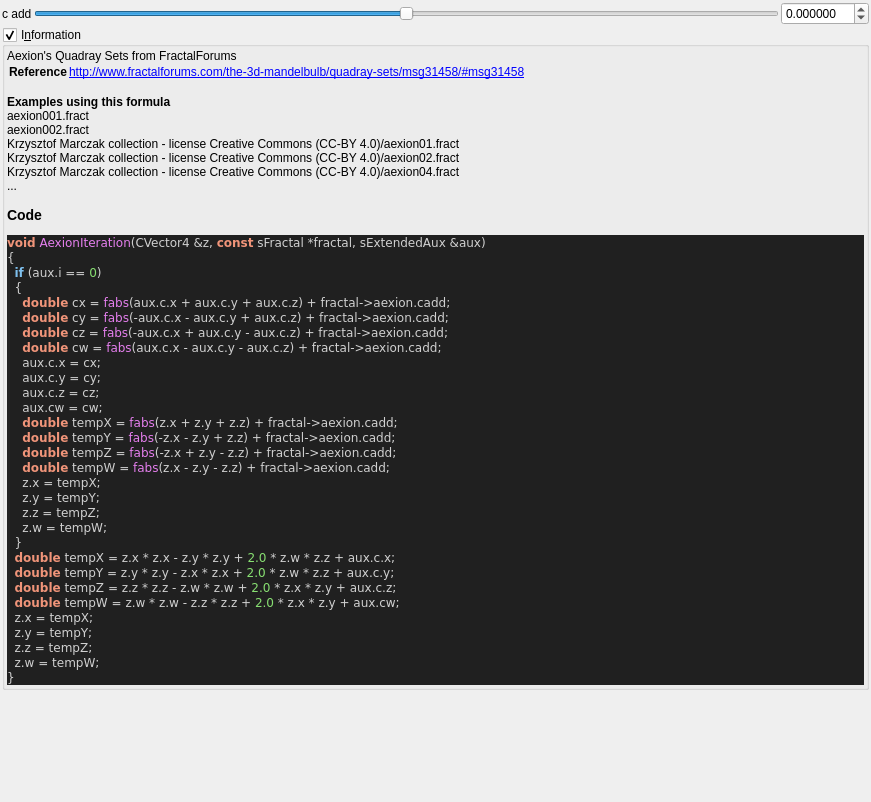
<?xml version="1.0" encoding="UTF-8"?>
<ui version="4.0">
 <class>aexion</class>
 <widget class="QWidget" name="Form">
  <property name="geometry">
   <rect>
    <x>0</x>
    <y>0</y>
    <width>871</width>
    <height>802</height>
   </rect>
  </property>
  <property name="windowTitle">
   <string notr="true">aexion</string>
  </property>
  <layout class="QVBoxLayout" name="verticalLayout">
   <property name="spacing">
    <number>2</number>
   </property>
   <property name="leftMargin">
    <number>2</number>
   </property>
   <property name="topMargin">
    <number>2</number>
   </property>
   <property name="rightMargin">
    <number>2</number>
   </property>
   <property name="bottomMargin">
    <number>2</number>
   </property>
   <item>
    <layout class="QGridLayout" name="gridLayout">
     <property name="spacing">
      <number>2</number>
     </property>
     <item row="0" column="2">
      <widget class="MyDoubleSpinBox" name="spinbox_cadd">
       <property name="sizePolicy">
        <sizepolicy hsizetype="Minimum" vsizetype="Maximum">
         <horstretch>0</horstretch>
         <verstretch>0</verstretch>
        </sizepolicy>
       </property>
       <property name="prefix">
        <string/>
       </property>
       <property name="suffix">
        <string/>
       </property>
       <property name="decimals">
        <number>6</number>
       </property>
       <property name="minimum">
        <double>-99.998999999999995</double>
       </property>
       <property name="maximum">
        <double>99.998999999999995</double>
       </property>
       <property name="singleStep">
        <double>0.100000000000000</double>
       </property>
      </widget>
     </item>
     <item row="0" column="1">
      <widget class="QSlider" name="slider_cadd">
       <property name="sizePolicy">
        <sizepolicy hsizetype="Expanding" vsizetype="Maximum">
         <horstretch>0</horstretch>
         <verstretch>0</verstretch>
        </sizepolicy>
       </property>
       <property name="minimum">
        <number>-5000000</number>
       </property>
       <property name="maximum">
        <number>5000000</number>
       </property>
       <property name="singleStep">
        <number>1</number>
       </property>
       <property name="orientation">
        <enum>Qt::Horizontal</enum>
       </property>
      </widget>
     </item>
     <item row="0" column="0">
      <widget class="QLabel" name="label_7">
       <property name="text">
        <string>c add</string>
       </property>
      </widget>
     </item>
    </layout>
   </item>
   <item>
    <widget class="MyGroupBox" name="groupCheck_info">
     <property name="title">
      <string>I&amp;nformation</string>
     </property>
     <property name="flat">
      <bool>false</bool>
     </property>
     <property name="checkable">
      <bool>true</bool>
     </property>
     <layout class="QVBoxLayout" name="verticalLayout_2">
      <property name="spacing">
       <number>2</number>
      </property>
      <property name="leftMargin">
       <number>2</number>
      </property>
      <property name="topMargin">
       <number>2</number>
      </property>
      <property name="rightMargin">
       <number>2</number>
      </property>
      <property name="bottomMargin">
       <number>2</number>
      </property>
      <item>
       <widget class="QLabel" name="label_code_content">
        <property name="text">
         <string notr="true">&lt;p&gt;Aexion's Quadray Sets from FractalForums&lt;/p&gt;&lt;table&gt;
&lt;tr&gt;&lt;th&gt;Reference&lt;/th&gt;&lt;td&gt;&lt;a href=&quot;http://www.fractalforums.com/the-3d-mandelbulb/quadray-sets/msg31458/#msg31458&quot;&gt;http://www.fractalforums.com/the-3d-mandelbulb/quadray-sets/msg31458/#msg31458&lt;br&gt;
&lt;/td&gt;&lt;/tr&gt;
&lt;/table&gt;
&lt;br&gt;&lt;b&gt;Examples using this formula&lt;/b&gt;&lt;br&gt;aexion001.fract&lt;br&gt;aexion002.fract&lt;br&gt;Krzysztof Marczak collection - license Creative Commons (CC-BY 4.0)/aexion01.fract&lt;br&gt;Krzysztof Marczak collection - license Creative Commons (CC-BY 4.0)/aexion02.fract&lt;br&gt;Krzysztof Marczak collection - license Creative Commons (CC-BY 4.0)/aexion04.fract&lt;br&gt;...&lt;h3&gt;Code&lt;/h3&gt;
&lt;body style=&quot;background-color:#202020&quot;&gt;
&lt;pre style=&quot;color:#d0d0d0; background-color:#202020;  font-family:'Courier New',monospace;&quot;&gt;&lt;span style=&quot;color:#f09479; font-weight:bold&quot;&gt;void&lt;/span&gt; &lt;span style=&quot;color:#e47eed&quot;&gt;AexionIteration&lt;/span&gt;&lt;span style=&quot;color:#d0d0d0&quot;&gt;(&lt;/span&gt;CVector4 &lt;span style=&quot;color:#d0d0d0&quot;&gt;&amp;amp;&lt;/span&gt;z&lt;span style=&quot;color:#d0d0d0&quot;&gt;,&lt;/span&gt; &lt;span style=&quot;color:#f09479; font-weight:bold&quot;&gt;const&lt;/span&gt; sFractal &lt;span style=&quot;color:#d0d0d0&quot;&gt;*&lt;/span&gt;fractal&lt;span style=&quot;color:#d0d0d0&quot;&gt;,&lt;/span&gt; sExtendedAux &lt;span style=&quot;color:#d0d0d0&quot;&gt;&amp;amp;&lt;/span&gt;aux&lt;span style=&quot;color:#d0d0d0&quot;&gt;)&lt;/span&gt;
&lt;span style=&quot;color:#d0d0d0&quot;&gt;{&lt;/span&gt;
  &lt;span style=&quot;color:#7ec0ee; font-weight:bold&quot;&gt;if&lt;/span&gt; &lt;span style=&quot;color:#d0d0d0&quot;&gt;(&lt;/span&gt;aux&lt;span style=&quot;color:#d0d0d0&quot;&gt;.&lt;/span&gt;i &lt;span style=&quot;color:#d0d0d0&quot;&gt;==&lt;/span&gt; &lt;span style=&quot;color:#87df71&quot;&gt;0&lt;/span&gt;&lt;span style=&quot;color:#d0d0d0&quot;&gt;)&lt;/span&gt;
  &lt;span style=&quot;color:#d0d0d0&quot;&gt;{&lt;/span&gt;
    &lt;span style=&quot;color:#f09479; font-weight:bold&quot;&gt;double&lt;/span&gt; cx &lt;span style=&quot;color:#d0d0d0&quot;&gt;=&lt;/span&gt; &lt;span style=&quot;color:#e47eed&quot;&gt;fabs&lt;/span&gt;&lt;span style=&quot;color:#d0d0d0&quot;&gt;(&lt;/span&gt;aux&lt;span style=&quot;color:#d0d0d0&quot;&gt;.&lt;/span&gt;c&lt;span style=&quot;color:#d0d0d0&quot;&gt;.&lt;/span&gt;x &lt;span style=&quot;color:#d0d0d0&quot;&gt;+&lt;/span&gt; aux&lt;span style=&quot;color:#d0d0d0&quot;&gt;.&lt;/span&gt;c&lt;span style=&quot;color:#d0d0d0&quot;&gt;.&lt;/span&gt;y &lt;span style=&quot;color:#d0d0d0&quot;&gt;+&lt;/span&gt; aux&lt;span style=&quot;color:#d0d0d0&quot;&gt;.&lt;/span&gt;c&lt;span style=&quot;color:#d0d0d0&quot;&gt;.&lt;/span&gt;z&lt;span style=&quot;color:#d0d0d0&quot;&gt;) +&lt;/span&gt; fractal&lt;span style=&quot;color:#d0d0d0&quot;&gt;-&amp;gt;&lt;/span&gt;aexion&lt;span style=&quot;color:#d0d0d0&quot;&gt;.&lt;/span&gt;cadd&lt;span style=&quot;color:#d0d0d0&quot;&gt;;&lt;/span&gt;
    &lt;span style=&quot;color:#f09479; font-weight:bold&quot;&gt;double&lt;/span&gt; cy &lt;span style=&quot;color:#d0d0d0&quot;&gt;=&lt;/span&gt; &lt;span style=&quot;color:#e47eed&quot;&gt;fabs&lt;/span&gt;&lt;span style=&quot;color:#d0d0d0&quot;&gt;(-&lt;/span&gt;aux&lt;span style=&quot;color:#d0d0d0&quot;&gt;.&lt;/span&gt;c&lt;span style=&quot;color:#d0d0d0&quot;&gt;.&lt;/span&gt;x &lt;span style=&quot;color:#d0d0d0&quot;&gt;-&lt;/span&gt; aux&lt;span style=&quot;color:#d0d0d0&quot;&gt;.&lt;/span&gt;c&lt;span style=&quot;color:#d0d0d0&quot;&gt;.&lt;/span&gt;y &lt;span style=&quot;color:#d0d0d0&quot;&gt;+&lt;/span&gt; aux&lt;span style=&quot;color:#d0d0d0&quot;&gt;.&lt;/span&gt;c&lt;span style=&quot;color:#d0d0d0&quot;&gt;.&lt;/span&gt;z&lt;span style=&quot;color:#d0d0d0&quot;&gt;) +&lt;/span&gt; fractal&lt;span style=&quot;color:#d0d0d0&quot;&gt;-&amp;gt;&lt;/span&gt;aexion&lt;span style=&quot;color:#d0d0d0&quot;&gt;.&lt;/span&gt;cadd&lt;span style=&quot;color:#d0d0d0&quot;&gt;;&lt;/span&gt;
    &lt;span style=&quot;color:#f09479; font-weight:bold&quot;&gt;double&lt;/span&gt; cz &lt;span style=&quot;color:#d0d0d0&quot;&gt;=&lt;/span&gt; &lt;span style=&quot;color:#e47eed&quot;&gt;fabs&lt;/span&gt;&lt;span style=&quot;color:#d0d0d0&quot;&gt;(-&lt;/span&gt;aux&lt;span style=&quot;color:#d0d0d0&quot;&gt;.&lt;/span&gt;c&lt;span style=&quot;color:#d0d0d0&quot;&gt;.&lt;/span&gt;x &lt;span style=&quot;color:#d0d0d0&quot;&gt;+&lt;/span&gt; aux&lt;span style=&quot;color:#d0d0d0&quot;&gt;.&lt;/span&gt;c&lt;span style=&quot;color:#d0d0d0&quot;&gt;.&lt;/span&gt;y &lt;span style=&quot;color:#d0d0d0&quot;&gt;-&lt;/span&gt; aux&lt;span style=&quot;color:#d0d0d0&quot;&gt;.&lt;/span&gt;c&lt;span style=&quot;color:#d0d0d0&quot;&gt;.&lt;/span&gt;z&lt;span style=&quot;color:#d0d0d0&quot;&gt;) +&lt;/span&gt; fractal&lt;span style=&quot;color:#d0d0d0&quot;&gt;-&amp;gt;&lt;/span&gt;aexion&lt;span style=&quot;color:#d0d0d0&quot;&gt;.&lt;/span&gt;cadd&lt;span style=&quot;color:#d0d0d0&quot;&gt;;&lt;/span&gt;
    &lt;span style=&quot;color:#f09479; font-weight:bold&quot;&gt;double&lt;/span&gt; cw &lt;span style=&quot;color:#d0d0d0&quot;&gt;=&lt;/span&gt; &lt;span style=&quot;color:#e47eed&quot;&gt;fabs&lt;/span&gt;&lt;span style=&quot;color:#d0d0d0&quot;&gt;(&lt;/span&gt;aux&lt;span style=&quot;color:#d0d0d0&quot;&gt;.&lt;/span&gt;c&lt;span style=&quot;color:#d0d0d0&quot;&gt;.&lt;/span&gt;x &lt;span style=&quot;color:#d0d0d0&quot;&gt;-&lt;/span&gt; aux&lt;span style=&quot;color:#d0d0d0&quot;&gt;.&lt;/span&gt;c&lt;span style=&quot;color:#d0d0d0&quot;&gt;.&lt;/span&gt;y &lt;span style=&quot;color:#d0d0d0&quot;&gt;-&lt;/span&gt; aux&lt;span style=&quot;color:#d0d0d0&quot;&gt;.&lt;/span&gt;c&lt;span style=&quot;color:#d0d0d0&quot;&gt;.&lt;/span&gt;z&lt;span style=&quot;color:#d0d0d0&quot;&gt;) +&lt;/span&gt; fractal&lt;span style=&quot;color:#d0d0d0&quot;&gt;-&amp;gt;&lt;/span&gt;aexion&lt;span style=&quot;color:#d0d0d0&quot;&gt;.&lt;/span&gt;cadd&lt;span style=&quot;color:#d0d0d0&quot;&gt;;&lt;/span&gt;
    aux&lt;span style=&quot;color:#d0d0d0&quot;&gt;.&lt;/span&gt;c&lt;span style=&quot;color:#d0d0d0&quot;&gt;.&lt;/span&gt;x &lt;span style=&quot;color:#d0d0d0&quot;&gt;=&lt;/span&gt; cx&lt;span style=&quot;color:#d0d0d0&quot;&gt;;&lt;/span&gt;
    aux&lt;span style=&quot;color:#d0d0d0&quot;&gt;.&lt;/span&gt;c&lt;span style=&quot;color:#d0d0d0&quot;&gt;.&lt;/span&gt;y &lt;span style=&quot;color:#d0d0d0&quot;&gt;=&lt;/span&gt; cy&lt;span style=&quot;color:#d0d0d0&quot;&gt;;&lt;/span&gt;
    aux&lt;span style=&quot;color:#d0d0d0&quot;&gt;.&lt;/span&gt;c&lt;span style=&quot;color:#d0d0d0&quot;&gt;.&lt;/span&gt;z &lt;span style=&quot;color:#d0d0d0&quot;&gt;=&lt;/span&gt; cz&lt;span style=&quot;color:#d0d0d0&quot;&gt;;&lt;/span&gt;
    aux&lt;span style=&quot;color:#d0d0d0&quot;&gt;.&lt;/span&gt;cw &lt;span style=&quot;color:#d0d0d0&quot;&gt;=&lt;/span&gt; cw&lt;span style=&quot;color:#d0d0d0&quot;&gt;;&lt;/span&gt;
    &lt;span style=&quot;color:#f09479; font-weight:bold&quot;&gt;double&lt;/span&gt; tempX &lt;span style=&quot;color:#d0d0d0&quot;&gt;=&lt;/span&gt; &lt;span style=&quot;color:#e47eed&quot;&gt;fabs&lt;/span&gt;&lt;span style=&quot;color:#d0d0d0&quot;&gt;(&lt;/span&gt;z&lt;span style=&quot;color:#d0d0d0&quot;&gt;.&lt;/span&gt;x &lt;span style=&quot;color:#d0d0d0&quot;&gt;+&lt;/span&gt; z&lt;span style=&quot;color:#d0d0d0&quot;&gt;.&lt;/span&gt;y &lt;span style=&quot;color:#d0d0d0&quot;&gt;+&lt;/span&gt; z&lt;span style=&quot;color:#d0d0d0&quot;&gt;.&lt;/span&gt;z&lt;span style=&quot;color:#d0d0d0&quot;&gt;) +&lt;/span&gt; fractal&lt;span style=&quot;color:#d0d0d0&quot;&gt;-&amp;gt;&lt;/span&gt;aexion&lt;span style=&quot;color:#d0d0d0&quot;&gt;.&lt;/span&gt;cadd&lt;span style=&quot;color:#d0d0d0&quot;&gt;;&lt;/span&gt;
    &lt;span style=&quot;color:#f09479; font-weight:bold&quot;&gt;double&lt;/span&gt; tempY &lt;span style=&quot;color:#d0d0d0&quot;&gt;=&lt;/span&gt; &lt;span style=&quot;color:#e47eed&quot;&gt;fabs&lt;/span&gt;&lt;span style=&quot;color:#d0d0d0&quot;&gt;(-&lt;/span&gt;z&lt;span style=&quot;color:#d0d0d0&quot;&gt;.&lt;/span&gt;x &lt;span style=&quot;color:#d0d0d0&quot;&gt;-&lt;/span&gt; z&lt;span style=&quot;color:#d0d0d0&quot;&gt;.&lt;/span&gt;y &lt;span style=&quot;color:#d0d0d0&quot;&gt;+&lt;/span&gt; z&lt;span style=&quot;color:#d0d0d0&quot;&gt;.&lt;/span&gt;z&lt;span style=&quot;color:#d0d0d0&quot;&gt;) +&lt;/span&gt; fractal&lt;span style=&quot;color:#d0d0d0&quot;&gt;-&amp;gt;&lt;/span&gt;aexion&lt;span style=&quot;color:#d0d0d0&quot;&gt;.&lt;/span&gt;cadd&lt;span style=&quot;color:#d0d0d0&quot;&gt;;&lt;/span&gt;
    &lt;span style=&quot;color:#f09479; font-weight:bold&quot;&gt;double&lt;/span&gt; tempZ &lt;span style=&quot;color:#d0d0d0&quot;&gt;=&lt;/span&gt; &lt;span style=&quot;color:#e47eed&quot;&gt;fabs&lt;/span&gt;&lt;span style=&quot;color:#d0d0d0&quot;&gt;(-&lt;/span&gt;z&lt;span style=&quot;color:#d0d0d0&quot;&gt;.&lt;/span&gt;x &lt;span style=&quot;color:#d0d0d0&quot;&gt;+&lt;/span&gt; z&lt;span style=&quot;color:#d0d0d0&quot;&gt;.&lt;/span&gt;y &lt;span style=&quot;color:#d0d0d0&quot;&gt;-&lt;/span&gt; z&lt;span style=&quot;color:#d0d0d0&quot;&gt;.&lt;/span&gt;z&lt;span style=&quot;color:#d0d0d0&quot;&gt;) +&lt;/span&gt; fractal&lt;span style=&quot;color:#d0d0d0&quot;&gt;-&amp;gt;&lt;/span&gt;aexion&lt;span style=&quot;color:#d0d0d0&quot;&gt;.&lt;/span&gt;cadd&lt;span style=&quot;color:#d0d0d0&quot;&gt;;&lt;/span&gt;
    &lt;span style=&quot;color:#f09479; font-weight:bold&quot;&gt;double&lt;/span&gt; tempW &lt;span style=&quot;color:#d0d0d0&quot;&gt;=&lt;/span&gt; &lt;span style=&quot;color:#e47eed&quot;&gt;fabs&lt;/span&gt;&lt;span style=&quot;color:#d0d0d0&quot;&gt;(&lt;/span&gt;z&lt;span style=&quot;color:#d0d0d0&quot;&gt;.&lt;/span&gt;x &lt;span style=&quot;color:#d0d0d0&quot;&gt;-&lt;/span&gt; z&lt;span style=&quot;color:#d0d0d0&quot;&gt;.&lt;/span&gt;y &lt;span style=&quot;color:#d0d0d0&quot;&gt;-&lt;/span&gt; z&lt;span style=&quot;color:#d0d0d0&quot;&gt;.&lt;/span&gt;z&lt;span style=&quot;color:#d0d0d0&quot;&gt;) +&lt;/span&gt; fractal&lt;span style=&quot;color:#d0d0d0&quot;&gt;-&amp;gt;&lt;/span&gt;aexion&lt;span style=&quot;color:#d0d0d0&quot;&gt;.&lt;/span&gt;cadd&lt;span style=&quot;color:#d0d0d0&quot;&gt;;&lt;/span&gt;
    z&lt;span style=&quot;color:#d0d0d0&quot;&gt;.&lt;/span&gt;x &lt;span style=&quot;color:#d0d0d0&quot;&gt;=&lt;/span&gt; tempX&lt;span style=&quot;color:#d0d0d0&quot;&gt;;&lt;/span&gt;
    z&lt;span style=&quot;color:#d0d0d0&quot;&gt;.&lt;/span&gt;y &lt;span style=&quot;color:#d0d0d0&quot;&gt;=&lt;/span&gt; tempY&lt;span style=&quot;color:#d0d0d0&quot;&gt;;&lt;/span&gt;
    z&lt;span style=&quot;color:#d0d0d0&quot;&gt;.&lt;/span&gt;z &lt;span style=&quot;color:#d0d0d0&quot;&gt;=&lt;/span&gt; tempZ&lt;span style=&quot;color:#d0d0d0&quot;&gt;;&lt;/span&gt;
    z&lt;span style=&quot;color:#d0d0d0&quot;&gt;.&lt;/span&gt;w &lt;span style=&quot;color:#d0d0d0&quot;&gt;=&lt;/span&gt; tempW&lt;span style=&quot;color:#d0d0d0&quot;&gt;;&lt;/span&gt;
  &lt;span style=&quot;color:#d0d0d0&quot;&gt;}&lt;/span&gt;
  &lt;span style=&quot;color:#f09479; font-weight:bold&quot;&gt;double&lt;/span&gt; tempX &lt;span style=&quot;color:#d0d0d0&quot;&gt;=&lt;/span&gt; z&lt;span style=&quot;color:#d0d0d0&quot;&gt;.&lt;/span&gt;x &lt;span style=&quot;color:#d0d0d0&quot;&gt;*&lt;/span&gt; z&lt;span style=&quot;color:#d0d0d0&quot;&gt;.&lt;/span&gt;x &lt;span style=&quot;color:#d0d0d0&quot;&gt;-&lt;/span&gt; z&lt;span style=&quot;color:#d0d0d0&quot;&gt;.&lt;/span&gt;y &lt;span style=&quot;color:#d0d0d0&quot;&gt;*&lt;/span&gt; z&lt;span style=&quot;color:#d0d0d0&quot;&gt;.&lt;/span&gt;y &lt;span style=&quot;color:#d0d0d0&quot;&gt;+&lt;/span&gt; &lt;span style=&quot;color:#87df71&quot;&gt;2.0&lt;/span&gt; &lt;span style=&quot;color:#d0d0d0&quot;&gt;*&lt;/span&gt; z&lt;span style=&quot;color:#d0d0d0&quot;&gt;.&lt;/span&gt;w &lt;span style=&quot;color:#d0d0d0&quot;&gt;*&lt;/span&gt; z&lt;span style=&quot;color:#d0d0d0&quot;&gt;.&lt;/span&gt;z &lt;span style=&quot;color:#d0d0d0&quot;&gt;+&lt;/span&gt; aux&lt;span style=&quot;color:#d0d0d0&quot;&gt;.&lt;/span&gt;c&lt;span style=&quot;color:#d0d0d0&quot;&gt;.&lt;/span&gt;x&lt;span style=&quot;color:#d0d0d0&quot;&gt;;&lt;/span&gt;
  &lt;span style=&quot;color:#f09479; font-weight:bold&quot;&gt;double&lt;/span&gt; tempY &lt;span style=&quot;color:#d0d0d0&quot;&gt;=&lt;/span&gt; z&lt;span style=&quot;color:#d0d0d0&quot;&gt;.&lt;/span&gt;y &lt;span style=&quot;color:#d0d0d0&quot;&gt;*&lt;/span&gt; z&lt;span style=&quot;color:#d0d0d0&quot;&gt;.&lt;/span&gt;y &lt;span style=&quot;color:#d0d0d0&quot;&gt;-&lt;/span&gt; z&lt;span style=&quot;color:#d0d0d0&quot;&gt;.&lt;/span&gt;x &lt;span style=&quot;color:#d0d0d0&quot;&gt;*&lt;/span&gt; z&lt;span style=&quot;color:#d0d0d0&quot;&gt;.&lt;/span&gt;x &lt;span style=&quot;color:#d0d0d0&quot;&gt;+&lt;/span&gt; &lt;span style=&quot;color:#87df71&quot;&gt;2.0&lt;/span&gt; &lt;span style=&quot;color:#d0d0d0&quot;&gt;*&lt;/span&gt; z&lt;span style=&quot;color:#d0d0d0&quot;&gt;.&lt;/span&gt;w &lt;span style=&quot;color:#d0d0d0&quot;&gt;*&lt;/span&gt; z&lt;span style=&quot;color:#d0d0d0&quot;&gt;.&lt;/span&gt;z &lt;span style=&quot;color:#d0d0d0&quot;&gt;+&lt;/span&gt; aux&lt;span style=&quot;color:#d0d0d0&quot;&gt;.&lt;/span&gt;c&lt;span style=&quot;color:#d0d0d0&quot;&gt;.&lt;/span&gt;y&lt;span style=&quot;color:#d0d0d0&quot;&gt;;&lt;/span&gt;
  &lt;span style=&quot;color:#f09479; font-weight:bold&quot;&gt;double&lt;/span&gt; tempZ &lt;span style=&quot;color:#d0d0d0&quot;&gt;=&lt;/span&gt; z&lt;span style=&quot;color:#d0d0d0&quot;&gt;.&lt;/span&gt;z &lt;span style=&quot;color:#d0d0d0&quot;&gt;*&lt;/span&gt; z&lt;span style=&quot;color:#d0d0d0&quot;&gt;.&lt;/span&gt;z &lt;span style=&quot;color:#d0d0d0&quot;&gt;-&lt;/span&gt; z&lt;span style=&quot;color:#d0d0d0&quot;&gt;.&lt;/span&gt;w &lt;span style=&quot;color:#d0d0d0&quot;&gt;*&lt;/span&gt; z&lt;span style=&quot;color:#d0d0d0&quot;&gt;.&lt;/span&gt;w &lt;span style=&quot;color:#d0d0d0&quot;&gt;+&lt;/span&gt; &lt;span style=&quot;color:#87df71&quot;&gt;2.0&lt;/span&gt; &lt;span style=&quot;color:#d0d0d0&quot;&gt;*&lt;/span&gt; z&lt;span style=&quot;color:#d0d0d0&quot;&gt;.&lt;/span&gt;x &lt;span style=&quot;color:#d0d0d0&quot;&gt;*&lt;/span&gt; z&lt;span style=&quot;color:#d0d0d0&quot;&gt;.&lt;/span&gt;y &lt;span style=&quot;color:#d0d0d0&quot;&gt;+&lt;/span&gt; aux&lt;span style=&quot;color:#d0d0d0&quot;&gt;.&lt;/span&gt;c&lt;span style=&quot;color:#d0d0d0&quot;&gt;.&lt;/span&gt;z&lt;span style=&quot;color:#d0d0d0&quot;&gt;;&lt;/span&gt;
  &lt;span style=&quot;color:#f09479; font-weight:bold&quot;&gt;double&lt;/span&gt; tempW &lt;span style=&quot;color:#d0d0d0&quot;&gt;=&lt;/span&gt; z&lt;span style=&quot;color:#d0d0d0&quot;&gt;.&lt;/span&gt;w &lt;span style=&quot;color:#d0d0d0&quot;&gt;*&lt;/span&gt; z&lt;span style=&quot;color:#d0d0d0&quot;&gt;.&lt;/span&gt;w &lt;span style=&quot;color:#d0d0d0&quot;&gt;-&lt;/span&gt; z&lt;span style=&quot;color:#d0d0d0&quot;&gt;.&lt;/span&gt;z &lt;span style=&quot;color:#d0d0d0&quot;&gt;*&lt;/span&gt; z&lt;span style=&quot;color:#d0d0d0&quot;&gt;.&lt;/span&gt;z &lt;span style=&quot;color:#d0d0d0&quot;&gt;+&lt;/span&gt; &lt;span style=&quot;color:#87df71&quot;&gt;2.0&lt;/span&gt; &lt;span style=&quot;color:#d0d0d0&quot;&gt;*&lt;/span&gt; z&lt;span style=&quot;color:#d0d0d0&quot;&gt;.&lt;/span&gt;x &lt;span style=&quot;color:#d0d0d0&quot;&gt;*&lt;/span&gt; z&lt;span style=&quot;color:#d0d0d0&quot;&gt;.&lt;/span&gt;y &lt;span style=&quot;color:#d0d0d0&quot;&gt;+&lt;/span&gt; aux&lt;span style=&quot;color:#d0d0d0&quot;&gt;.&lt;/span&gt;cw&lt;span style=&quot;color:#d0d0d0&quot;&gt;;&lt;/span&gt;
  z&lt;span style=&quot;color:#d0d0d0&quot;&gt;.&lt;/span&gt;x &lt;span style=&quot;color:#d0d0d0&quot;&gt;=&lt;/span&gt; tempX&lt;span style=&quot;color:#d0d0d0&quot;&gt;;&lt;/span&gt;
  z&lt;span style=&quot;color:#d0d0d0&quot;&gt;.&lt;/span&gt;y &lt;span style=&quot;color:#d0d0d0&quot;&gt;=&lt;/span&gt; tempY&lt;span style=&quot;color:#d0d0d0&quot;&gt;;&lt;/span&gt;
  z&lt;span style=&quot;color:#d0d0d0&quot;&gt;.&lt;/span&gt;z &lt;span style=&quot;color:#d0d0d0&quot;&gt;=&lt;/span&gt; tempZ&lt;span style=&quot;color:#d0d0d0&quot;&gt;;&lt;/span&gt;
  z&lt;span style=&quot;color:#d0d0d0&quot;&gt;.&lt;/span&gt;w &lt;span style=&quot;color:#d0d0d0&quot;&gt;=&lt;/span&gt; tempW&lt;span style=&quot;color:#d0d0d0&quot;&gt;;&lt;/span&gt;
&lt;span style=&quot;color:#d0d0d0&quot;&gt;}&lt;/span&gt;
&lt;/pre&gt;
&lt;/body&gt;</string>
        </property>
        <property name="wordWrap">
         <bool>true</bool>
        </property>
        <property name="openExternalLinks">
         <bool>true</bool>
        </property>
        <property name="textInteractionFlags">
         <set>Qt::LinksAccessibleByMouse|Qt::TextSelectableByMouse</set>
        </property>
       </widget>
      </item>
     </layout>
    </widget>
   </item>
   <item>
    <spacer name="verticalSpacer">
     <property name="orientation">
      <enum>Qt::Vertical</enum>
     </property>
     <property name="sizeHint" stdset="0">
      <size>
       <width>20</width>
       <height>40</height>
      </size>
     </property>
    </spacer>
   </item>
  </layout>
 </widget>
 <customwidgets>
  <customwidget>
   <class>MyDoubleSpinBox</class>
   <extends>QDoubleSpinBox</extends>
   <header>my_double_spin_box.h</header>
  </customwidget>
  <customwidget>
   <class>MyGroupBox</class>
   <extends>QGroupBox</extends>
   <header>my_group_box.h</header>
   <container>1</container>
  </customwidget>
 </customwidgets>
 <tabstops>
  <tabstop>slider_cadd</tabstop>
  <tabstop>spinbox_cadd</tabstop>
 </tabstops>
 <resources/>
 <connections/>
</ui>
